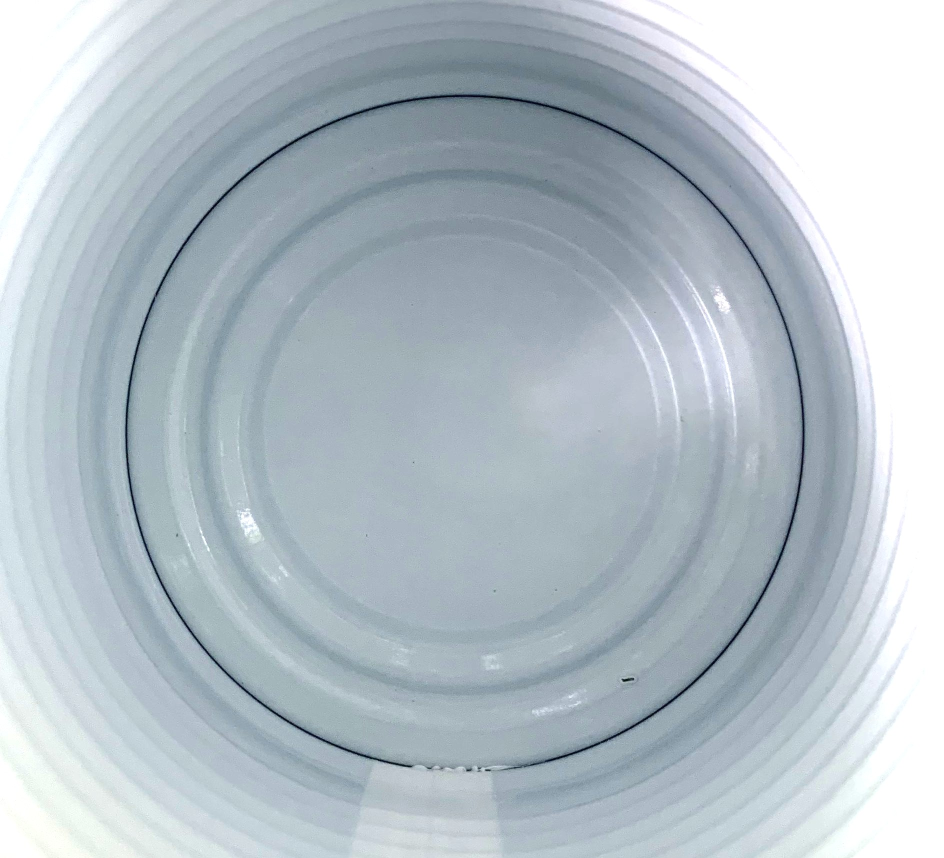
#> input picture test images/IMG_2361.jpg, 1887 x 1716 px (shown at 1/2 size)
$ python defect_detector_sample_003.py 'test images/IMG_2361.jpg'
#> lines starting #> are read from the running program, lines starting #| are printed output that depends on the picture; after the words box and inside, x2 and y2 are one past the last pixel; in counts of white or black regions, pixels touching at a corner belong together
import cv2
import numpy as np
import os
import sys
import math

# ================================================================
# CAN EXCESSIVE-PAINT DETECTOR - OpenCV only
# ================================================================
# Purpose:
# Detect a bright/white excessive-paint patch concentrated at the
# circular joint between the can bottom and the can wall.
#
# This version intentionally does NOT search for generic scratches,
# dark spots, or arbitrary defects.
#
# Strategy:
#   1. Detect the circular bottom/joint.
#   2. Build a narrow annular inspection band around that joint.
#   3. Convert the image to LAB and use the L (lightness) channel.
#   4. Unwrap that circular band into angle/radius coordinates.
#   5. Find a LOCAL bright angular sector using a Difference-of-
#      Gaussian profile. This suppresses continuous circular lines
#      and broad illumination gradients.
#   6. Inside the suspicious sector, keep only pixels that are
#      brighter than the local paint surface.
#   7. Clean the result and return OK / REJECTED.
#
# Requires:
#   pip install opencv-python numpy
# ================================================================


# -------------------- MAIN TUNING PARAMETERS --------------------

# If Hough detection is unreliable on your raw dataset, set a fixed
# circle here as: (center_x, center_y, radius)
# Example from the supplied image is approximately (945, 746, 425).
MANUAL_CIRCLE = None

# Hough circle search range as a fraction of image's smaller dimension.
MIN_RADIUS_FRACTION = 0.22
MAX_RADIUS_FRACTION = 0.49

# Target joint band around the detected circular joint.
# Negative = slightly inside the floor, positive = toward the can wall.
JOINT_INNER_OFFSET = -10
JOINT_OUTER_OFFSET = 10

# Polar sampling.
ANGLE_SAMPLES = 720       # 0.5 degree per sample
RADIAL_SAMPLES = 60

# Local bright-sector detection.
# 4 samples ~ 2 degrees; 18 samples ~ 9 degrees.
ANGLE_SMALL_SIGMA = 4
ANGLE_LARGE_SIGMA = 18
ANGLE_THRESHOLD_PERCENTILE = 98.0
MIN_ANGLE_WIDTH_DEG = 1.5
MAX_ANGLE_WIDTH_DEG = 35.0

# Brightness confirmation inside suspicious angular sectors.
MIN_BRIGHTNESS_DELTA = 5.0
LOCAL_BACKGROUND_SIGMA = 7.0
MIN_LOCAL_HIGHLIGHT = 1.5

# Morphological cleanup.
OPEN_KERNEL = 3
CLOSE_KERNEL = 7

# Defect size limits.
MIN_DEFECT_AREA = 30
MAX_DEFECT_AREA = 2500

# Optional: remove hand-drawn blue/green annotation from test images.
# WARNING: if the annotation covers the actual defect, the original
# defect pixels are no longer available and cannot be recovered.
IGNORE_BLUE_MARKUP = False


# -------------------- GENERAL FUNCTIONS --------------------

def load_image(image_path):
    img = cv2.imread(image_path, cv2.IMREAD_COLOR)
    if img is None:
        raise FileNotFoundError(f"Could not open image: {image_path}")
    return img


def detect_joint_circle(gray):
    """Detect the circular floor/wall joint."""
    h, w = gray.shape
    small = min(h, w)

    blurred = cv2.GaussianBlur(gray, (9, 9), 2)

    circles = cv2.HoughCircles(
        blurred,
        cv2.HOUGH_GRADIENT,
        dp=1.2,
        minDist=int(small * 0.22),
        param1=120,
        param2=40,
        minRadius=int(small * MIN_RADIUS_FRACTION),
        maxRadius=int(small * MAX_RADIUS_FRACTION),
    )

    if circles is None:
        return None

    circles = np.round(circles[0]).astype(int)

    # Prefer a circle near the image centre and with a plausible size.
    cx0, cy0 = w / 2.0, h / 2.0
    best = None
    best_score = float("inf")

    for cx, cy, r in circles:
        center_error = math.hypot(cx - cx0, cy - cy0) / small
        size_error = abs((2 * r) - 0.70 * small) / small
        score = center_error + 0.35 * size_error
        if score < best_score:
            best_score = score
            best = (int(cx), int(cy), int(r))

    return best


def circular_gaussian(signal, sigma):
    """Gaussian blur with wrap-around for circular angle data."""
    signal = np.asarray(signal, dtype=np.float32)
    extended = np.concatenate([signal, signal, signal])
    blurred = cv2.GaussianBlur(
        extended.reshape(1, -1),
        (0, 0),
        sigmaX=float(sigma),
    )[0]
    n = len(signal)
    return blurred[n:2 * n]


def build_polar_maps(cx, cy, r_inner, r_outer, angle_samples, radial_samples):
    angles = np.linspace(0.0, 2.0 * np.pi, angle_samples, endpoint=False)
    radii = np.linspace(r_inner, r_outer, radial_samples)

    rr, tt = np.meshgrid(radii, angles, indexing="ij")
    map_x = (cx + rr * np.cos(tt)).astype(np.float32)
    map_y = (cy + rr * np.sin(tt)).astype(np.float32)

    return map_x, map_y, angles, radii


# [10 lines left out: function detect_blue_markup, not called in this run]


def make_sector_mask(
    angle_score,
    threshold,
    min_width_deg,
    max_width_deg,
):
    """Find local angular sectors that are bright anomalies."""
    flagged = (angle_score >= threshold).astype(np.uint8)

    # Connect neighbouring high-angle samples.
    close_kernel = np.ones((1, 15), np.uint8)
    open_kernel = np.ones((1, 5), np.uint8)
    row = flagged.reshape(1, -1)
    row = cv2.morphologyEx(row, cv2.MORPH_CLOSE, close_kernel)[0]
    row = cv2.morphologyEx(row.reshape(1, -1), cv2.MORPH_OPEN, open_kernel)[0]

    n, labels, stats, _ = cv2.connectedComponentsWithStats(
        row.reshape(1, -1), 8
    )

    result = np.zeros_like(flagged, dtype=bool)
    sample_deg = 360.0 / len(flagged)

    for i in range(1, n):
        width_samples = int(stats[i, cv2.CC_STAT_WIDTH])
        width_deg = width_samples * sample_deg

        if min_width_deg <= width_deg <= max_width_deg:
            result[labels[0] == i] = True

    return result


def inspect_can(image_path):
    img = load_image(image_path)
    gray = cv2.cvtColor(img, cv2.COLOR_BGR2GRAY)
    lab = cv2.cvtColor(img, cv2.COLOR_BGR2LAB)
    lightness = lab[:, :, 0].astype(np.float32)

    # 1) Locate the circular joint.
    if MANUAL_CIRCLE is not None:
        circle = MANUAL_CIRCLE
    else:
        circle = detect_joint_circle(gray)

    if circle is None:
        raise RuntimeError(
            "Could not detect the can bottom/joint circle. "
            "Try MANUAL_CIRCLE = (cx, cy, radius)."
        )

    cx, cy, radius = circle

    # 2) Define a thin band centered on the circular joint.
    r_inner = max(1, radius + JOINT_INNER_OFFSET)
    r_outer = radius + JOINT_OUTER_OFFSET

    map_x, map_y, angles, radii = build_polar_maps(
        cx,
        cy,
        r_inner,
        r_outer,
        ANGLE_SAMPLES,
        RADIAL_SAMPLES,
    )

    # 3) Convert the circular joint to polar coordinates.
    polar_L = cv2.remap(
        lightness,
        map_x,
        map_y,
        interpolation=cv2.INTER_LINEAR,
        borderMode=cv2.BORDER_REFLECT,
    )

    # 4) Optional test-image markup masking.
    invalid_polar = np.zeros_like(polar_L, dtype=bool)
    if IGNORE_BLUE_MARKUP:
        blue = detect_blue_markup(img).astype(np.uint8)
        invalid_polar = cv2.remap(
            blue,
            map_x,
            map_y,
            interpolation=cv2.INTER_NEAREST,
            borderMode=cv2.BORDER_CONSTANT,
            borderValue=0,
        ).astype(bool)
        polar_L = polar_L.copy()
        polar_L[invalid_polar] = np.nan

    # 5) Build an angle profile.
    # The 85th percentile is useful because excessive paint may occupy only
    # part of the radial band instead of the entire width of the joint.
    angle_profile = np.nanpercentile(polar_L, 85, axis=0)

    # Local-vs-broad angular contrast.
    small = circular_gaussian(angle_profile, ANGLE_SMALL_SIGMA)
    large = circular_gaussian(angle_profile, ANGLE_LARGE_SIGMA)
    angle_score = small - large

    valid_score = angle_score[np.isfinite(angle_score)]
    threshold = np.percentile(valid_score, ANGLE_THRESHOLD_PERCENTILE)

    suspicious_angles = make_sector_mask(
        angle_score,
        threshold,
        MIN_ANGLE_WIDTH_DEG,
        MAX_ANGLE_WIDTH_DEG,
    )

    # 6) Convert suspicious angles back to Cartesian coordinates.
    h, w = gray.shape
    yy, xx = np.indices((h, w))
    distance = np.sqrt((xx - cx) ** 2 + (yy - cy) ** 2)

    joint_mask = (
        (distance >= r_inner)
        & (distance <= r_outer)
    )

    angle_image = (np.arctan2(yy - cy, xx - cx) % (2 * np.pi))
    angle_index = (
        angle_image / (2 * np.pi) * ANGLE_SAMPLES
    ).astype(np.int32) % ANGLE_SAMPLES

    suspicious_cartesian = suspicious_angles[angle_index]

    candidate_roi = joint_mask & suspicious_cartesian

    if IGNORE_BLUE_MARKUP:
        candidate_roi &= ~detect_blue_markup(img)

    # 7) Brightness test. Excessive paint is expected to be MORE WHITE,
    # therefore we reject dark anomalies rather than searching for all
    # contrast changes.
    roi_values = lightness[candidate_roi]
    if roi_values.size < 20:
        # No usable candidate sector.
        defect_mask = np.zeros_like(gray, dtype=np.uint8)
        candidates = []
    else:
        sector_median = float(np.median(roi_values))
        bright_threshold = sector_median + MIN_BRIGHTNESS_DELTA

        # Local high-pass term suppresses broad illumination gradients.
        local_background = cv2.GaussianBlur(
            lightness,
            (0, 0),
            sigmaX=LOCAL_BACKGROUND_SIGMA,
        )
        local_highlight = lightness - local_background

        candidate = (
            candidate_roi
            & (lightness >= bright_threshold)
            & (local_highlight >= MIN_LOCAL_HIGHLIGHT)
        )

        defect_mask = np.zeros_like(gray, dtype=np.uint8)
        defect_mask[candidate] = 255

        # 8) Clean the candidate region.
        kernel_open = cv2.getStructuringElement(
            cv2.MORPH_ELLIPSE,
            (OPEN_KERNEL, OPEN_KERNEL),
        )
        kernel_close = cv2.getStructuringElement(
            cv2.MORPH_ELLIPSE,
            (CLOSE_KERNEL, CLOSE_KERNEL),
        )

        defect_mask = cv2.morphologyEx(
            defect_mask,
            cv2.MORPH_OPEN,
            kernel_open,
        )
        defect_mask = cv2.morphologyEx(
            defect_mask,
            cv2.MORPH_CLOSE,
            kernel_close,
        )

        # 9) Connected-component filtering.
        filtered = np.zeros_like(defect_mask)
        n, labels, stats, centroids = cv2.connectedComponentsWithStats(
            defect_mask,
            8,
        )

        candidates = []

        for i in range(1, n):
            area = int(stats[i, cv2.CC_STAT_AREA])
            if area < MIN_DEFECT_AREA or area > MAX_DEFECT_AREA:
                continue

            x = int(stats[i, cv2.CC_STAT_LEFT])
            y = int(stats[i, cv2.CC_STAT_TOP])
            ww = int(stats[i, cv2.CC_STAT_WIDTH])
            hh = int(stats[i, cv2.CC_STAT_HEIGHT])

            # Centroid must stay near the joint.
            cX, cY = centroids[i]
            c_radius = math.hypot(float(cX) - cx, float(cY) - cy)
            if not (r_inner - 3 <= c_radius <= r_outer + 5):
                continue

            # Very thin noise is not an excessive-paint patch.
            aspect = max(ww, hh) / max(1, min(ww, hh))
            if aspect > 10:
                continue

            component_pixels = labels == i
            mean_lightness = float(np.mean(lightness[component_pixels]))
            mean_highlight = float(np.mean(local_highlight[component_pixels]))

            filtered[component_pixels] = 255
            candidates.append({
                "area_px": area,
                "bbox": [x, y, ww, hh],
                "center": [int(cX), int(cY)],
                "mean_lightness": round(mean_lightness, 2),
                "mean_local_highlight": round(mean_highlight, 2),
                "radius_from_joint_center": round(c_radius, 2),
            })

        defect_mask = filtered

    # 10) Final visual output.
    output = img.copy()

    # Draw detected joint band.
    cv2.circle(
        output,
        (cx, cy),
        int(r_inner),
        (0, 255, 255),
        2,
    )
    cv2.circle(
        output,
        (cx, cy),
        int(r_outer),
        (0, 255, 255),
        2,
    )

    # Draw defect contours.
    contours, _ = cv2.findContours(
        defect_mask,
        cv2.RETR_EXTERNAL,
        cv2.CHAIN_APPROX_SIMPLE,
    )

    for contour in contours:
        cv2.drawContours(
            output,
            [contour],
            -1,
            (0, 0, 255),
            3,
        )

        M = cv2.moments(contour)
        if M["m00"] != 0:
            px = int(M["m10"] / M["m00"])
            py = int(M["m01"] / M["m00"])
            cv2.circle(output, (px, py), 5, (0, 0, 255), -1)

    rejected = len(candidates) > 0
    status = "REJECTED - EXCESS PAINT" if rejected else "PASSED"
    status_color = (0, 0, 255) if rejected else (0, 200, 0)

    cv2.putText(
        output,
        f"Status: {status}",
        (25, 50),
        cv2.FONT_HERSHEY_DUPLEX,
        1.1,
        status_color,
        2,
        cv2.LINE_AA,
    )
    cv2.putText(
        output,
        f"Excess paint regions: {len(candidates)}",
        (25, 90),
        cv2.FONT_HERSHEY_SIMPLEX,
        0.75,
        status_color,
        2,
        cv2.LINE_AA,
    )

    # Save result next to input image.
    output_dir = os.path.join(os.path.dirname(image_path), "Inspection_Results")
    os.makedirs(output_dir, exist_ok=True)

    filename = os.path.basename(image_path)
    output_path = os.path.join(output_dir, f"result_{filename}")
    cv2.imwrite(output_path, output)

    # Also save the binary defect mask.
    mask_path = os.path.join(output_dir, f"mask_{filename}")
    cv2.imwrite(mask_path, defect_mask)

    # Save JSON-like text report.
    report_path = os.path.join(
        output_dir,
        os.path.splitext(filename)[0] + "_report.txt",
    )

    with open(report_path, "w", encoding="utf-8") as f:
        f.write("CAN EXCESSIVE-PAINT INSPECTION REPORT\n")
        f.write("=====================================\n")
        f.write(f"Image: {filename}\n")
        f.write(f"Circle center: ({cx}, {cy})\n")
        f.write(f"Circle radius: {radius}\n")
        f.write(f"Joint band: {r_inner:.1f} to {r_outer:.1f} px\n")
        f.write(f"Angle threshold: {threshold:.3f}\n")
        f.write(f"Excess paint regions: {len(candidates)}\n")
        f.write(f"Decision: {status}\n\n")
        for idx, c in enumerate(candidates, 1):
            f.write(f"Region {idx}: {c}\n")

    analytics = {
        "status": status,
        "defect_found": rejected,
        "total_defects": len(candidates),
        "circle": {
            "center_x": cx,
            "center_y": cy,
            "radius": radius,
        },
        "joint_band": {
            "inner_radius": r_inner,
            "outer_radius": r_outer,
        },
        "candidates": candidates,
        "output_file": output_path,
        "mask_file": mask_path,
        "report_file": report_path,
    }

    return output, rejected, analytics


def main():
    # If a path is supplied, process it directly.
    if len(sys.argv) >= 2:
        image_path = sys.argv[1]
        result_visual, is_defective, data = inspect_can(image_path)
#> in load_image, img is the input picture: shape (1716, 1887, 3); mean B, G, R 199.1, 191.2, 179.6
#> in inspect_can, `lightness = lab[:, :, 0].astype(np.float32)`:
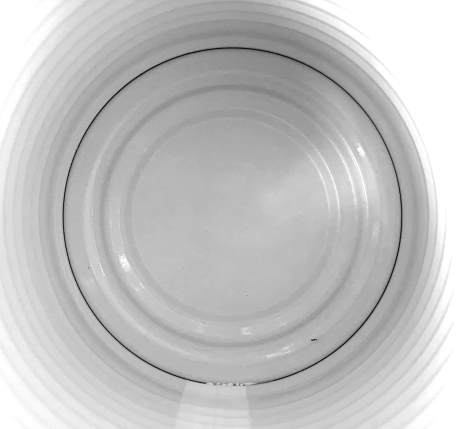
#> lightness: shape (1716, 1887) float32 (shown at 1/4 size); min 1, max 255, mean 195.3
#> in detect_joint_circle, `circles = cv2.HoughCircles( blurred, cv2.HOUGH_GRADIENT, dp=1.2, minDi..`: circles = [[929.4, 867, 673.6]]
#> in detect_joint_circle, `circles = np.round(circles[0]).astype(int)`: circles = [[929, 867, 674]]
#> the loop in detect_joint_circle, `for cx, cy, r in circles:` made 1 pass
#> (cx, cy, r, center_error, size_error, score, best_score) on pass 1: (929, 867, 674, 0.00995, 0.0855, 0.0399, 0.0399)
#> after the loop in detect_joint_circle, `for cx, cy, r in circles:`: best_score = 0.0399
#> in inspect_can, `circle = detect_joint_circle(gray)`: circle = (929, 867, 674)
#> in inspect_can, `cx, cy, radius = circle`: cx = 929; cy = 867; radius = 674
#> in inspect_can, `r_inner = max(1, radius + JOINT_INNER_OFFSET)`: r_inner = 664
#> in inspect_can, `r_outer = radius + JOINT_OUTER_OFFSET`: r_outer = 684
#> in build_polar_maps, `map_x = (cx + rr * np.cos(tt)).astype(np.float32)`:
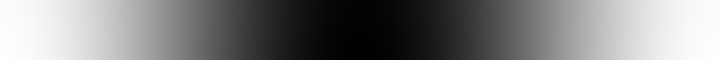
#> map_x: shape (60, 720) float32; min 245, max 1613, mean 929; drawn with min black and max white
#> in build_polar_maps, `map_x = (cx + rr * np.cos(tt)).astype(np.float32)`:
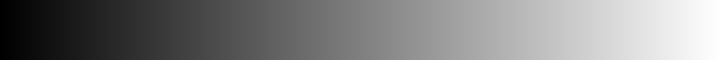
#> tt: shape (60, 720) float64; min 0, max 6.27, mean 3.14; drawn with min black and max white
#> in build_polar_maps, `map_y = (cy + rr * np.sin(tt)).astype(np.float32)`:
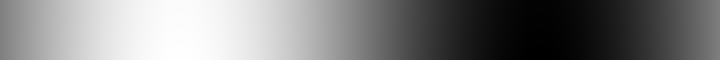
#> map_y: shape (60, 720) float32; min 183, max 1551, mean 867; drawn with min black and max white
#> in inspect_can, `map_x, map_y, angles, radii = build_polar_maps( cx, cy, r_inner, r_out..`: angles = 720 values from 0 to 6.27; radii = 60 values from 664 to 684
#> in inspect_can, `polar_L = cv2.remap( lightness, map_x, map_y, interpolation=cv2.INTER_..`:
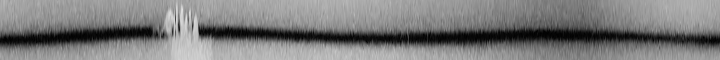
#> polar_L: shape (60, 720) float32; min 1.38, max 224.2, mean 124.4
#> in inspect_can, `angle_profile = np.nanpercentile(polar_L, 85, axis=0)`: angle_profile = 720 values, max 213.5 at index 181, min 120.3 at index 577, mean 162.5
#> in circular_gaussian, `signal = np.asarray(signal, dtype=np.float32)`: signal has the same summary as angle_profile in inspect_can
#> in circular_gaussian, `extended = np.concatenate([signal, signal, signal])`: extended = 2160 values, max 213.5 at index 181, min 120.3 at index 577, mean 162.5
#> in circular_gaussian, `blurred = cv2.GaussianBlur( extended.reshape(1, -1), (0, 0), sigmaX=fl..`: blurred = 2160 values, max 204.4 at index 181, min 125.9 at index 563, mean 162.5
#> in circular_gaussian, `n = len(signal)`: n = 720
#> in inspect_can, `small = circular_gaussian(angle_profile, ANGLE_SMALL_SIGMA)`: small = 720 values, max 204.4 at index 181, min 125.9 at index 563, mean 162.5
#> in inspect_can, `large = circular_gaussian(angle_profile, ANGLE_LARGE_SIGMA)`: large = 720 values, max 194.2 at index 189, min 128.5 at index 566, mean 162.5
#> in inspect_can, `angle_score = small - large`: angle_score = 720 values, max 11.86 at index 179, min -8.78 at index 219, mean 2.76e-07
#> in inspect_can, `valid_score = angle_score[np.isfinite(angle_score)]`: valid_score has the same summary as angle_score
#> in inspect_can, `threshold = np.percentile(valid_score, ANGLE_THRESHOLD_PERCENTILE)`: threshold = 8.39
#> in make_sector_mask, `flagged = (angle_score >= threshold).astype(np.uint8)`: flagged = 720 values, max 1 at index 173, min 0 at index 0, mean 0.0208
#> in make_sector_mask, `row = cv2.morphologyEx(row, cv2.MORPH_CLOSE, close_kernel)[0]`: row has the same summary as flagged
#> in make_sector_mask, `n, labels, stats, _ = cv2.connectedComponentsWithStats( row.reshape(1,..`: n = 2; stats = [[0, 0, 720, 1, 705], [173, 0, 15, 1, 15]]
#> in make_sector_mask, `sample_deg = 360.0 / len(flagged)`: sample_deg = 0.5
#> the loop in make_sector_mask, `for i in range(1, n):` made 1 pass
#> (width_samples, width_deg) on pass 1: (15, 7.5)
#> in inspect_can, `distance = np.sqrt((xx - cx) ** 2 + (yy - cy) ** 2)`:
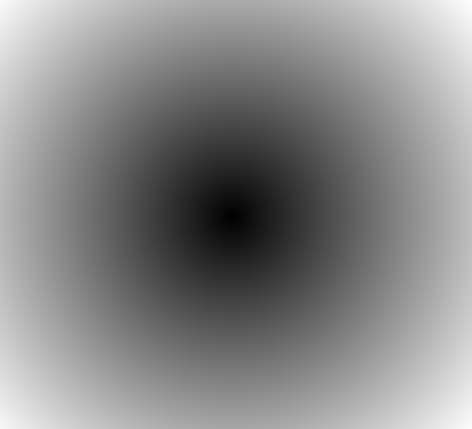
#> distance: shape (1716, 1887) float64 (shown at 1/4 size); min 0, max 1291.3, mean 689.9; drawn with min black and max white
#> in inspect_can, `joint_mask = ( (distance >= r_inner) & (distance <= r_outer) )`:
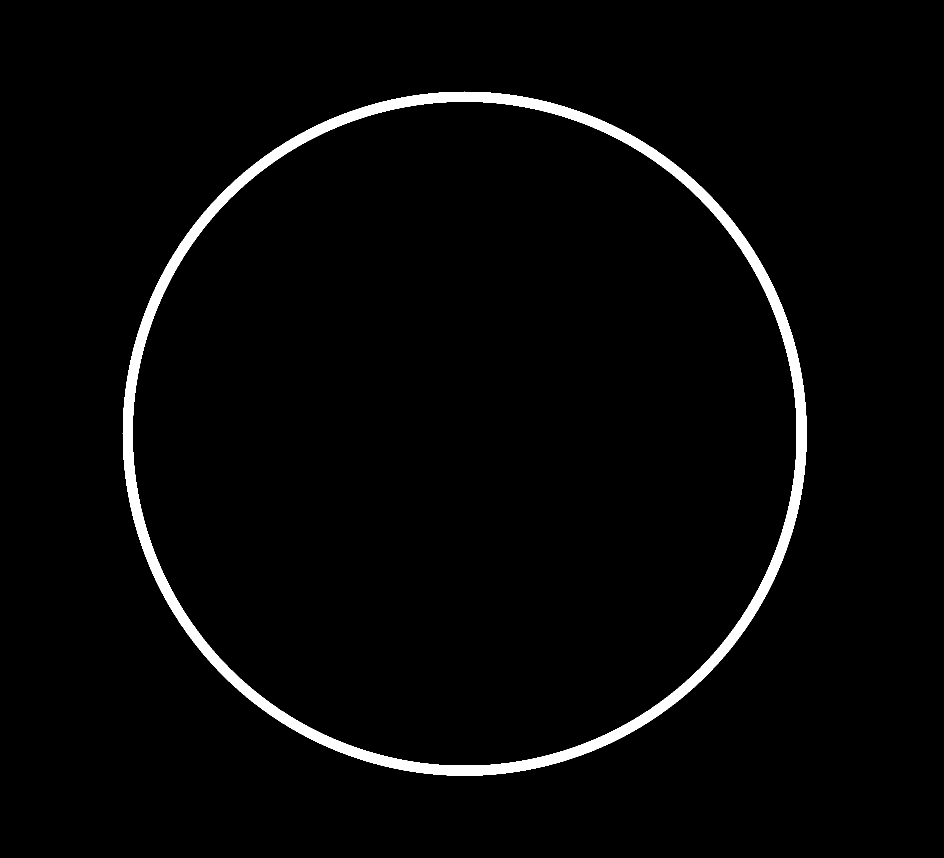
#> joint_mask: shape (1716, 1887) bool (shown at 1/2 size); 2.6% white; 1 white region, box (x1, y1, x2, y2) and area: (245, 183, 1614, 1552) 84740
#> (the rest of the program and of its run is left out)
